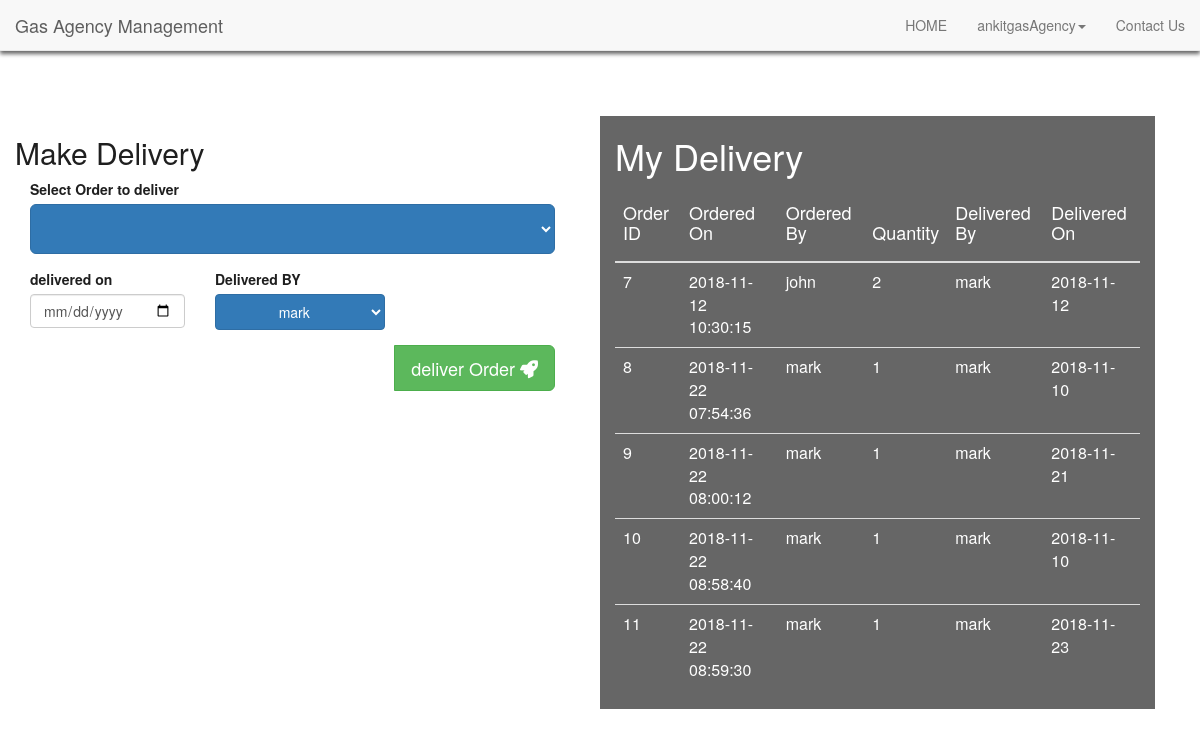
Screenshot of /makeDelivery.php (signed in) with the database file from the repository.
### tables this page shows
CREATE TABLE `orders` (
  `id` int(11) NOT NULL,
  `orderedBy` varchar(10) NOT NULL,
  `quantity` int(11) NOT NULL,
  `addressToD` varchar(250) NOT NULL,
  `status` tinyint(4) NOT NULL,
  `deliveredBy` varchar(20) NOT NULL,
  `agencyId` int(11) NOT NULL,
  `orderedOn` timestamp NOT NULL DEFAULT CURRENT_TIMESTAMP,
  `deliveredOn` varchar(20) NOT NULL
);

CREATE TABLE `user` (
  `id` int(11) NOT NULL,
  `name` varchar(15) NOT NULL,
  `email` varchar(25) NOT NULL,
  `password` varchar(15) NOT NULL,
  `address` varchar(100) NOT NULL
);

### makeDelivery.php (the view, shortened to what this page needs)
<?php
include 'connect.php';
                            ?>
<html>
    <head>
<link href="css/simpleGridTemplate.css" rel="stylesheet" type="text/css">
<link href="css/bootstrap.css" rel="stylesheet" type="text/css">
<link href="css/Animate.css" rel="stylesheet" type="text/css">
<link rel="stylesheet" href="https://use.fontawesome.com/releases/v5.3.1/css/all.css">
<link rel="stylesheet" href="css/bootstrap.min.css">
<link href="css/Animate.css" rel="stylesheet" type="text/css">
<link href="css/animate.min.css" rel="stylesheet" type="text/css">
    </head>
    <body style="background-image: url(images/bg3.jpg); background-size: cover; color: #1f1f1f;">
        <?php
        include 'navBar.php';
        ?>
       <div class="container-fluid" style="margin-top:5%;" >
            <div class="row" style="width:100%;">
                <div class="col-md-6" style="color:#1f1f1f">
                    <div class="container-fluid" style="margin-top: 10%; width: 150%;">
        <div class="row justify-content-center">
            <h2>Make Delivery</h2>
            <div class="media-container-column col-lg-8" data-form-type="formoid">
                <form class="mbr-form" action="makeDelivery.php" method="post" data-form-title="Mobirise Form">
                      <div class="form-group" data-for="address">
                            <label class="form-control-label mbr-fonts-style display-7" for="message-form1-4t">Select Order to deliver</label>
                            <select class="btn btn-primary btn-lg" style="width: 100%;" name="oId" id="oId">
                                <?php
               $agencyId = $_SESSION["aid"];
                                 ?>
</select>
                        </div>
                    <div class="row row-sm-offset">
                        <div class="col-md-4 multi-horizontal"  >
                                <div class="form-group">
                                    <label class="form-control-label mbr-fonts-style display-7" >delivered on</label>
                                    <input type="date" class="form-control" name="dOn"  required="" id="name-form1-4t">
                                </div>
                            </div>
                            <div class="col-md-4 multi-horizontal" data-for="amount">
                                <div class="form-group">
                                    <label class="form-control-label mbr-fonts-style display-7" for="phone-form1-4t">Delivered BY</label>
                                   <select  id="dBy" class="btn btn-primary " style="width: 110%;" name="dBy" >
                                <?php
                             $sql="select * from staff where agency ='$agencyId'";
                                 $appresult = $conn->query($sql);
                        if ($appresult->num_rows > 0) {
                             while($row = $appresult->fetch_assoc())
                        {
                                 ?>
                                <option value="<?php echo $row['name'];?>"><?php echo $row['name'];?> </option>
                                  <?php
                        }}
                                ?>
</select>
                                </div>
                            </div>
                        </div>
                        <span class="input-group-btn">
                            <button href="" type="submit" class=" pull-right btn btn-success btn-form display-4 btn-lg">deliver Order  <span class="fa fa-rocket"></span></button>
                        </span>
                    </form>
            </div>
        </div>
    </div>
                </div>
                    <div class="col-md-6">
     <div class="container-fluid" style="background-color: rgba(0,0,0,0.6); margin-top: 10%; ">
                <h1 style="color: #fff;">My Delivery</h1>
                <table class="table " style="color: #fff;">
	<thead>
		<tr>
			<th><h4>Order ID</h4></th>
                        <th><h4>Ordered On</h4></th>
                         <th><h4>Ordered By</h4></th>
			<th><h4>Quantity</h4></th>
                        <th><h4>Delivered By</h4></th>
			<th><h4>Delivered On</h4></th>
		</tr>
	</thead>
	<tbody>
               <?php
                        include 'connect.php';
               $uid = $_SESSION["aid"];
                             $sql="select * from orders where agencyId = '$uid' and status = 1";
                                 $appresult = $conn->query($sql);
                        if ($appresult->num_rows > 0) {
                             while($row = $appresult->fetch_assoc())
                                 {
                                 $id = $row['id'];
                                $oOn=$row['orderedOn'];
                                $quant=$row['quantity'];
                               $uid = $row['orderedBy'];
                                  $dOn= $row['deliveredOn'];
                                  $dBy = $row['deliveredBy'];
                             $sql="select name from user where id = '$uid'";
                                 $appresult1 = $conn->query($sql);
                        if ($appresult1->num_rows > 0) {
                             while($row1 = $appresult1->fetch_assoc())
                                 {
                                $username=$row1['name'];
                        }}
                                ?>
                                <tr>
                                    <td><?php echo $id;?></td>
                                    <td><?php echo $oOn;?></td>
                                    <td><?php echo $username;?></td>
                                    <td><?php echo $quant;?></td>
                                    <td><?php echo $dBy;?></td>
                                    <td><?php echo $dOn;?></td>
                                </tr>
                                <?php
                                 }}
                              ?>
	</tbody>
</table>
      </div>
                </div>
            </div></div>
    </body>
</html>

### navBar.php (shortened to what this page needs)
<nav class="navbar navbar-default navbar-fixed-top " style="box-shadow: 0px 3px 4px rgba(0, 0, 0, .6); ">
  <div class="container-fluid">
    <div class="navbar-header">
      <a class="navbar-brand" href="#" style="">Gas Agency Management</a> </div>
    <div class="collapse navbar-collapse" id="defaultNavbar1">
    <ul class="nav navbar-nav navbar-right ">
        <li><a href="index.php">HOME</a></li>
        	<?php
 if(isset($_SESSION["login_branch"]))
 {
                    $myusername = $_SESSION["login_branch"];
   echo ' <li class="dropdown"><a href="#" class="dropdown-toggle" data-toggle="dropdown" role="button" aria-expanded="false">'.$myusername.'<span class="caret"></span></a>
          <ul class="dropdown-menu" role="menu">
            <li><a href="AgencyPage.php">Agency Home</a></li>
             <li><a href="viewAllOrders.php">All Orders</a></li>
              <li><a href="makeDelivery.php">Deliver</a></li>
              <li><a href="manageInventory.php">Inventory</a></li>
              <li><a href="manageStaff.php">Staff</a></li>
            <li><a href="logout.php">Logout</a></li>
          </ul>
        </li>';
 }
  ?>
         <li><a href="#contactus">Contact Us</a></li>
      </ul>
    </div>
  </div>
</nav>

### rows the page displays
orders: id "7", orderedOn "2018-11-12 10:30:15", user.name "john", quantity "2", deliveredBy "mark", deliveredOn "2018-11-12"
orders: id "8", orderedOn "2018-11-22 07:54:36", user.name "mark", quantity "1", deliveredBy "mark", deliveredOn "2018-11-10"
orders: id "9", orderedOn "2018-11-22 08:00:12", user.name "mark", quantity "1", deliveredBy "mark", deliveredOn "2018-11-21"
orders: id "10", orderedOn "2018-11-22 08:58:40", user.name "mark", quantity "1", deliveredBy "mark", deliveredOn "2018-11-10"
orders: id "11", orderedOn "2018-11-22 08:59:30", user.name "mark", quantity "1", deliveredBy "mark", deliveredOn "2018-11-23"

### other values shown
$myusername "ankitgasAgency"
form field dBy "mark"
